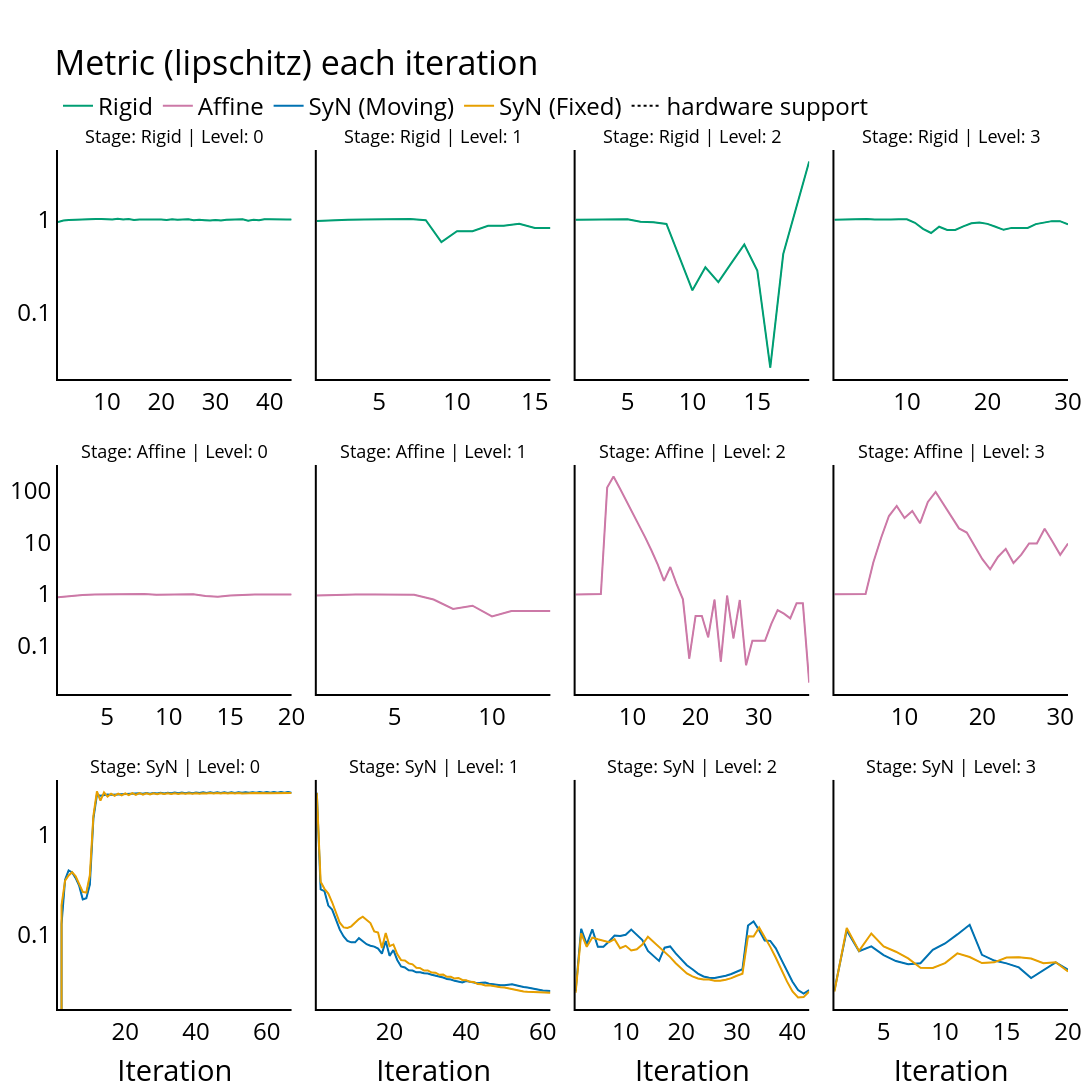

The cell this chart's notebook holds for it:
### Code cell
import plotly.graph_objects as go
from plotly.subplots import make_subplots

METRIC = "lipschitz"
BOKEH_COLORBLIND = (
    "#0072B2",  # 0
    "#E69F00",  # 1
    "#F0E442",  # 2
    "#009E73",  # 3
    "#56B4E9",  # 4
    "#D55E00",  # 5
    "#CC79A7",  # 6
    "#000000",  # 7
)
COLORS = {
    "Rigid": BOKEH_COLORBLIND[3],
    "Affine": BOKEH_COLORBLIND[6],
    "SyN (Moving)": BOKEH_COLORBLIND[0],
    "SyN (Fixed)": BOKEH_COLORBLIND[1],
}
fig_dir = Path("figures")


def add_hline(fig, y, text):
    # Only show the horizontal line in the last column
    fig.add_hline(
        y,
        line=dict(dash="dot"),
    )
    fig.add_hline(
        y,
        col=N_LEVELS,
        line=dict(dash="dot"),
        annotation_text=text,
        annotation_font_size=20,
        annotation_showarrow=False,
        annotation_font_color="black",
    )


# Get sorted unique stages and levels
stages = df["stage"].unique()
levels = sorted(df["level"].unique())

# Create subplot figure
fig = make_subplots(
    rows=len(STAGES),
    cols=N_LEVELS,
    subplot_titles=[
        f"Stage: {stage} | Level: {level}" for stage in stages for level in levels
    ],
    shared_xaxes=False,
    shared_yaxes=True,
    horizontal_spacing=0.025,
    vertical_spacing=0.1,
)
# Update subplot titles font size
for annotation in fig.layout.annotations:
    annotation.font = dict(size=18)

# Map stage to row index
stage_to_row = {stage: i + 1 for i, stage in enumerate(stages)}
level_to_col = {level: i + 1 for i, level in enumerate(levels)}

# Add traces
for i, stage in enumerate(stages):
    for j, level in enumerate(levels):
        sub_df = df[(df["stage"] == stage) & (df["level"] == level)].copy()
        row = stage_to_row[stage]
        col = level_to_col[level]

        showlegend = True if j == 0 else False
        if stage in [RIGID, AFFINE]:
            plot_error(
                fig,
                sub_df,
                row=row,
                col=col,
                metric=METRIC,
                showlegend=showlegend,
                name=stage,
                color=COLORS[stage],
            )
        elif stage == SYN:
            moving_df = sub_df[sub_df["direction"] == "moving"]
            fixed_df = sub_df[sub_df["direction"] == "fixed"]

            # Moving
            plot_error(
                fig,
                moving_df,
                row=row,
                col=col,
                metric=METRIC,
                showlegend=showlegend,
                name="SyN (Moving)",
                color=COLORS["SyN (Moving)"],
                dash="solid",
            )

            # Fixed
            plot_error(
                fig,
                fixed_df,
                row=row,
                col=col,
                metric=METRIC,
                showlegend=showlegend,
                name="SyN (Fixed)",
                color=COLORS["SyN (Fixed)"],
                dash="solid",
            )

# Only add this ONCE (e.g., at subplot [1,1] or outside the loop)
fig.add_trace(
    go.Scatter(
        x=[1],
        y=[0],
        mode="lines",
        line=dict(dash="dot", color="black"),
        name="hardware support",
        showlegend=True,
        hoverinfo="skip",
    ),
    row=1,
    col=1,
)
# add_hline(fig, y=53, text="FP64")
# add_hline(fig, y=24, text="FP32")
# add_hline(fig, y=16, text="FP24")
# add_hline(fig, y=11, text="TF32")
# add_hline(fig, y=8, text="BF16")

# Layout adjustments
fig.update_layout(
    height=len(STAGES) * 400,
    width=1200,
    font=dict(
        size=24,
        color="black",
    ),
    showlegend=True,
    legend=dict(
        orientation="h",
        yanchor="bottom",
        y=1.025,  # position above the subplots
        xanchor="left",
        x=0,
        traceorder="normal",
    ),
    title=f"Metric ({METRIC}) each iteration",
    margin=dict(l=10, r=10, t=150, b=10),
    plot_bgcolor="white",
)
for i in range(1, len(STAGES) * N_LEVELS + 1):
    fig.update_layout(
        {
            f"xaxis{i}": dict(showline=True, linewidth=2, linecolor="black"),
            f"yaxis{i}": dict(
                showline=True,
                linewidth=2,
                linecolor="black",
                type="log",
                dtick=1,
            ),
        }
    )

# Set x-axis and y-axis titles
for i, _ in enumerate(levels):
    fig.update_xaxes(title_text="Iteration", row=len(STAGES), col=i + 1)

fig.show()
